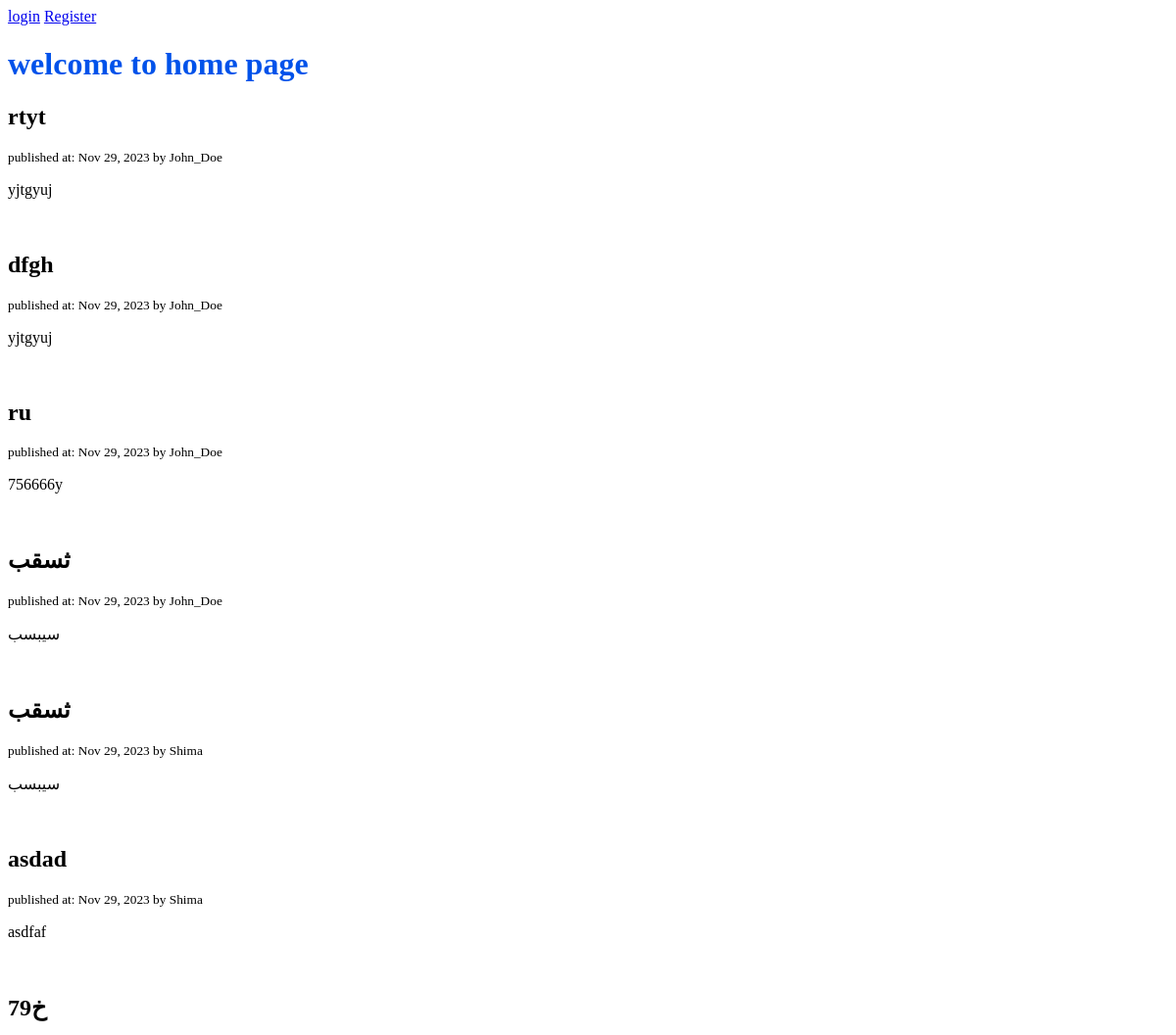
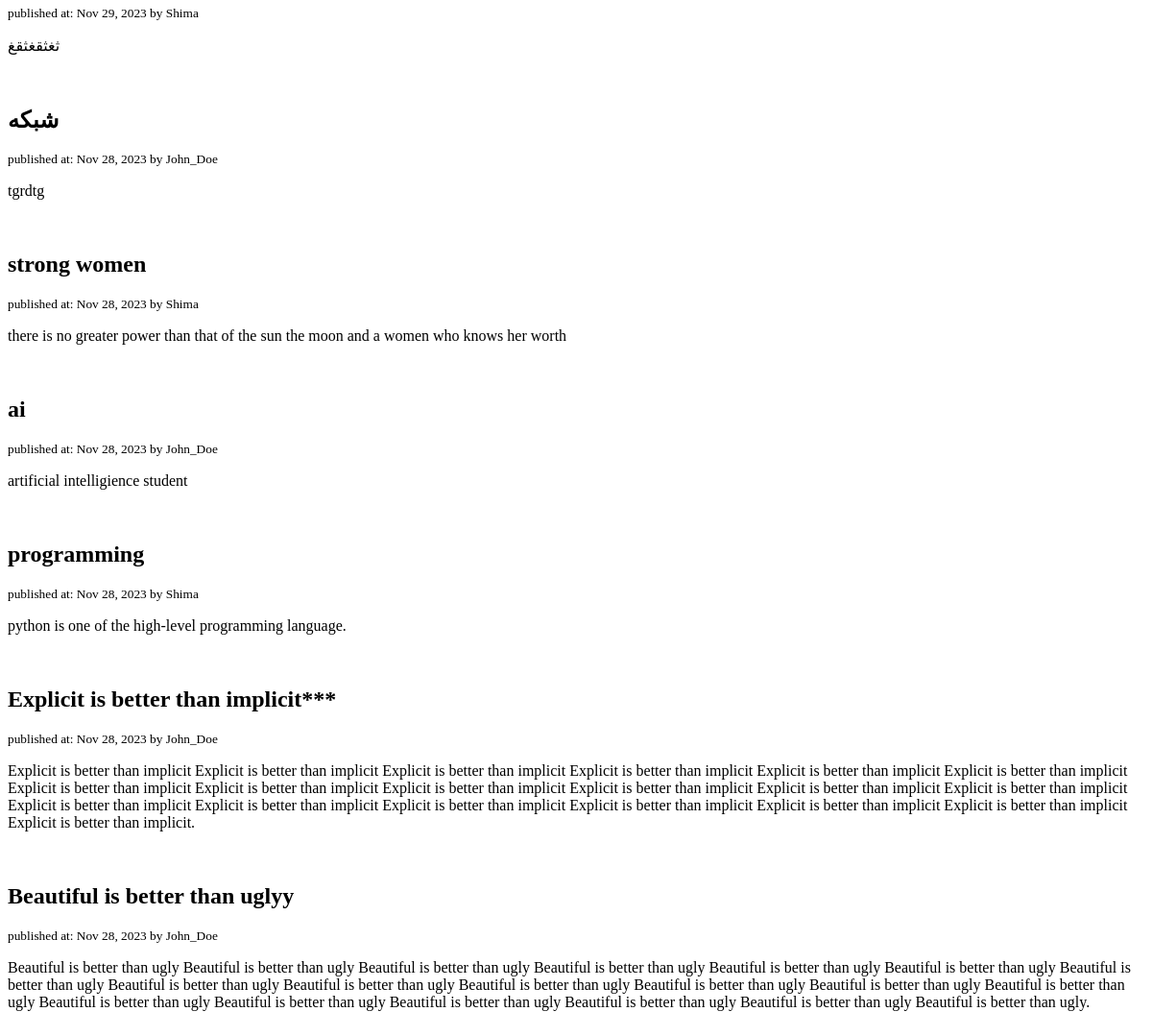
Before: / with the older database file (2 pictures, top to bottom).
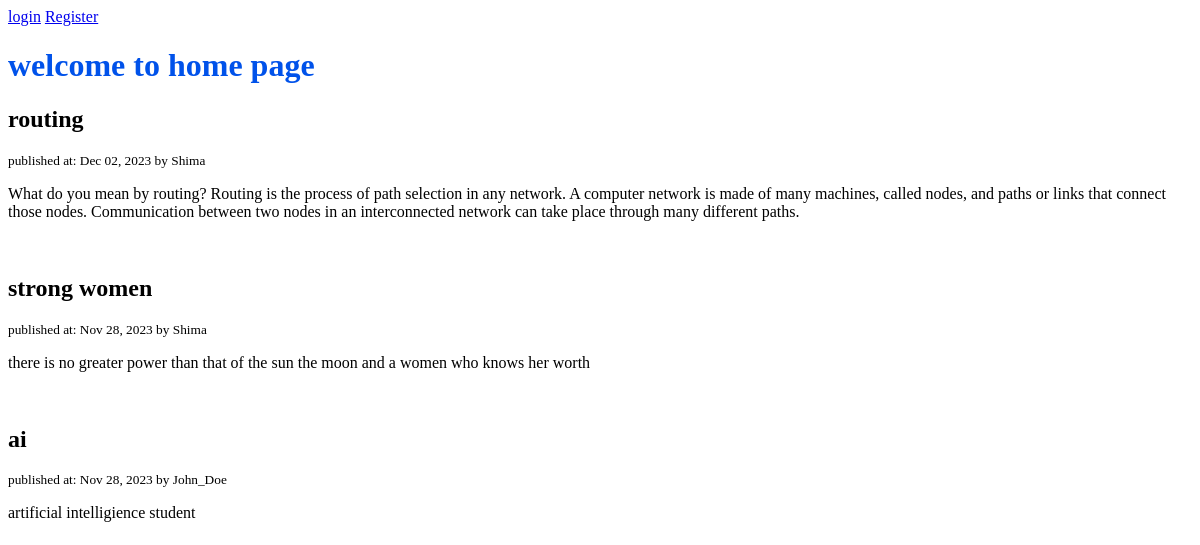
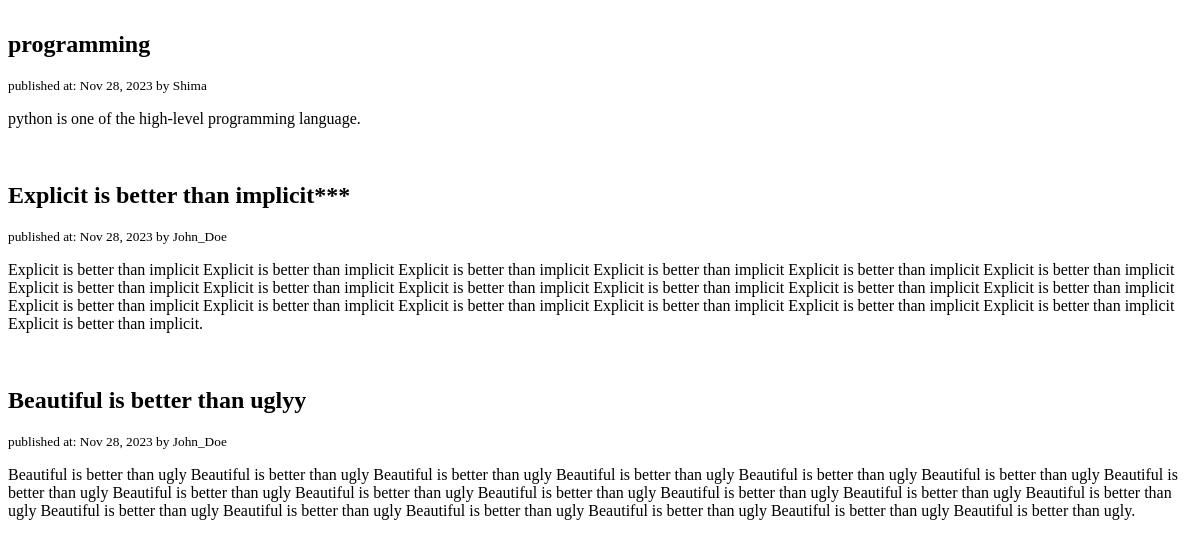
After: the same page with the newer database file (2 pictures, top to bottom).
### blog/models.py (models this page shows, shortened)
class Post(models.Model):
    title = models.CharField( max_length=50)
    content = models.TextField()
    published_at = models.DateTimeField(default=timezone.now)
    author = models.ForeignKey(User,on_delete=models.CASCADE)
    class Meta:
        ordering = ['-published_at']

### blog/views.py (the view)
# urls.py: path('',views.home, name='posts'),
def home(request):
      posts = Post.objects.all()
      context = {
            'posts': posts,
            'title': 'Zen of Python',
      }
      return render(request,'blog/home.html',context)

### blog/templates/blog/home.html (shortened to what this page needs)
{% extends "base.html" %}
{% block content %}
    <h1>welcome to home page</h1>
    {% for post in posts  %}
      <h2>{{post.title}}</h2>
      <small>published at: {{post.published_at | date:"M d, Y"}} by {{post.author|title}}</small>
      <p>{{post.content}}</p><br>
    {% endfor %}
{% endblock  %}

### templates/base.html (shortened to what this page needs)
{% load static %}
<html lang="en">
<head>
    <link rel="stylesheet" href="{% static 'css/style.css' %}">
</head>
<body>
      <header>
        {% if request.user.is_authenticated %}
            <a href="{% url "blog:posts" %}">My Posts</a>
            <a href="{% url "blog:PostCreate" %}">New Post</a>
            <span>Hi{{request.user.username | title}}</span>
            <a href="{% url "users:logout" %}">logout</a>
        {% else %}
            <a href="{% url "users:login" %}">login</a>
            <a href="{% url 'users:register' %}">Register</a>
        {% endif %}
      </header>
    {% block content %}
    {% endblock content %}
</body>
</html>

### static/css/style.css (style rules this page uses)
h1 { color:#0052EA }

Changed rows visible on the page:
removed Post: title "rtyt", published_at "Nov 29, 2023", author "John_Doe", content "yjtgyuj"
removed Post: title "dfgh", published_at "Nov 29, 2023", author "John_Doe", content "yjtgyuj"
removed Post: title "ru", published_at "Nov 29, 2023", author "John_Doe", content "756666y"
removed Post: title "ثسقب", published_at "Nov 29, 2023", author "John_Doe", content "سیبسب"
removed Post: title "ثسقب", published_at "Nov 29, 2023", author "Shima", content "سیبسب"
removed Post: title "asdad", published_at "Nov 29, 2023", author "Shima", content "asdfaf"
removed Post: title "79خ", published_at "Nov 29, 2023", author "Shima", content "ثغثقغثقغ"
removed Post: title "شبکه", published_at "Nov 28, 2023", author "John_Doe", content "tgrdtg"
added Post: title "routing", published_at "Dec 02, 2023", author "Shima", content "What do you mean by routing? Routing is the process of path selection in any network. A computer network is made of many machines, called nodes, and paths or links that connect those nodes. Communication between two nodes in an interconnected network can take place through many different paths."
